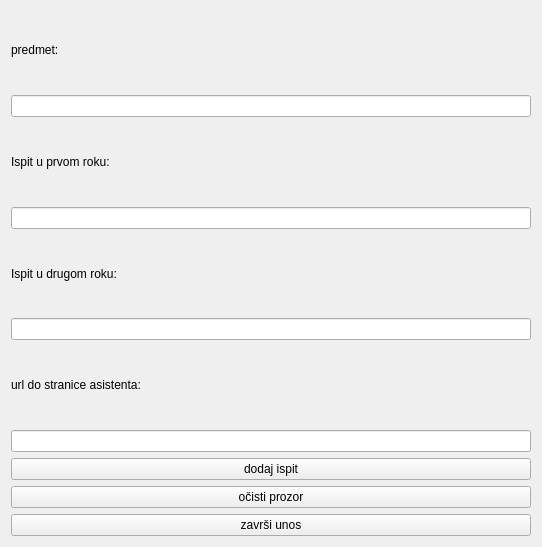
<?xml version="1.0" encoding="UTF-8"?>
<ui version="4.0">
 <class>InsertExams</class>
 <widget class="QWidget" name="InsertExams">
  <property name="geometry">
   <rect>
    <x>0</x>
    <y>0</y>
    <width>542</width>
    <height>547</height>
   </rect>
  </property>
  <property name="windowTitle">
   <string>Form</string>
  </property>
  <layout class="QVBoxLayout" name="verticalLayout">
   <item>
    <widget class="QLabel" name="examLabel">
     <property name="text">
      <string>predmet:</string>
     </property>
    </widget>
   </item>
   <item>
    <widget class="QLineEdit" name="examLineEdit"/>
   </item>
   <item>
    <widget class="QLabel" name="dateLabel">
     <property name="text">
      <string>Ispit u prvom roku:</string>
     </property>
    </widget>
   </item>
   <item>
    <widget class="QLineEdit" name="dateLineEdit1"/>
   </item>
   <item>
    <widget class="QLabel" name="label">
     <property name="text">
      <string>Ispit u drugom roku:</string>
     </property>
    </widget>
   </item>
   <item>
    <widget class="QLineEdit" name="dateLineEdit2"/>
   </item>
   <item>
    <widget class="QLabel" name="urlLabel">
     <property name="text">
      <string>url do stranice asistenta:</string>
     </property>
    </widget>
   </item>
   <item>
    <widget class="QLineEdit" name="urlLineEdit"/>
   </item>
   <item>
    <widget class="QPushButton" name="addExamButton">
     <property name="text">
      <string>dodaj ispit</string>
     </property>
    </widget>
   </item>
   <item>
    <widget class="QPushButton" name="clearWidgetButton">
     <property name="text">
      <string>očisti prozor</string>
     </property>
    </widget>
   </item>
   <item>
    <widget class="QPushButton" name="endInputExamButton">
     <property name="text">
      <string>završi unos</string>
     </property>
    </widget>
   </item>
  </layout>
 </widget>
 <resources/>
 <connections/>
</ui>
